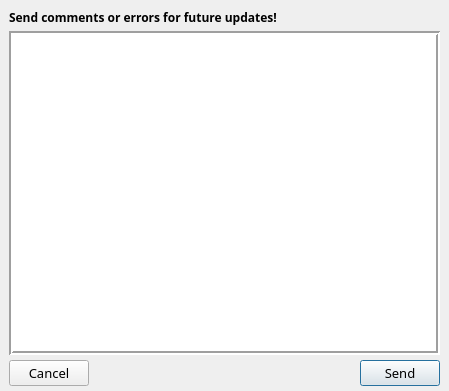
<?xml version="1.0" encoding="UTF-8"?>
<ui version="4.0">
 <class>Dialog</class>
 <widget class="QDialog" name="Dialog">
  <property name="windowModality">
   <enum>Qt::WindowModality::WindowModal</enum>
  </property>
  <property name="geometry">
   <rect>
    <x>0</x>
    <y>0</y>
    <width>449</width>
    <height>391</height>
   </rect>
  </property>
  <property name="font">
   <font>
    <family>Futura</family>
   </font>
  </property>
  <property name="windowTitle">
   <string>Send Feedback</string>
  </property>
  <property name="modal">
   <bool>true</bool>
  </property>
  <layout class="QVBoxLayout" name="verticalLayout_2">
   <property name="leftMargin">
    <number>9</number>
   </property>
   <property name="topMargin">
    <number>9</number>
   </property>
   <property name="rightMargin">
    <number>9</number>
   </property>
   <property name="bottomMargin">
    <number>5</number>
   </property>
   <item>
    <layout class="QVBoxLayout" name="verticalLayout">
     <property name="spacing">
      <number>5</number>
     </property>
     <item>
      <widget class="QLabel" name="label">
       <property name="font">
        <font>
         <family>Futura</family>
         <bold>true</bold>
        </font>
       </property>
       <property name="text">
        <string>Send comments or errors for future updates!</string>
       </property>
      </widget>
     </item>
     <item>
      <widget class="QPlainTextEdit" name="plainTextEdit">
       <property name="focusPolicy">
        <enum>Qt::FocusPolicy::StrongFocus</enum>
       </property>
       <property name="frameShape">
        <enum>QFrame::Shape::Box</enum>
       </property>
       <property name="frameShadow">
        <enum>QFrame::Shadow::Sunken</enum>
       </property>
       <property name="lineWidth">
        <number>2</number>
       </property>
       <property name="midLineWidth">
        <number>0</number>
       </property>
      </widget>
     </item>
     <item>
      <layout class="QHBoxLayout" name="horizontalLayout">
       <item>
        <widget class="QPushButton" name="cancel">
         <property name="maximumSize">
          <size>
           <width>16777215</width>
           <height>16777215</height>
          </size>
         </property>
         <property name="font">
          <font>
           <family>Futura</family>
           <pointsize>10</pointsize>
          </font>
         </property>
         <property name="text">
          <string>Cancel</string>
         </property>
         <property name="autoDefault">
          <bool>false</bool>
         </property>
        </widget>
       </item>
       <item>
        <spacer name="horizontalSpacer_2">
         <property name="orientation">
          <enum>Qt::Orientation::Horizontal</enum>
         </property>
         <property name="sizeHint" stdset="0">
          <size>
           <width>40</width>
           <height>20</height>
          </size>
         </property>
        </spacer>
       </item>
       <item>
        <widget class="QLabel" name="status">
         <property name="maximumSize">
          <size>
           <width>16777215</width>
           <height>16777215</height>
          </size>
         </property>
         <property name="baseSize">
          <size>
           <width>0</width>
           <height>0</height>
          </size>
         </property>
         <property name="font">
          <font>
           <family>Futura</family>
           <pointsize>10</pointsize>
          </font>
         </property>
         <property name="text">
          <string/>
         </property>
        </widget>
       </item>
       <item>
        <spacer name="horizontalSpacer">
         <property name="orientation">
          <enum>Qt::Orientation::Horizontal</enum>
         </property>
         <property name="sizeHint" stdset="0">
          <size>
           <width>40</width>
           <height>20</height>
          </size>
         </property>
        </spacer>
       </item>
       <item alignment="Qt::AlignmentFlag::Qt::AlignmentFlag::AlignVCenter">
        <widget class="QPushButton" name="send">
         <property name="font">
          <font>
           <family>Futura</family>
           <pointsize>10</pointsize>
          </font>
         </property>
         <property name="text">
          <string>Send</string>
         </property>
        </widget>
       </item>
      </layout>
     </item>
    </layout>
   </item>
  </layout>
 </widget>
 <resources/>
 <connections/>
</ui>
